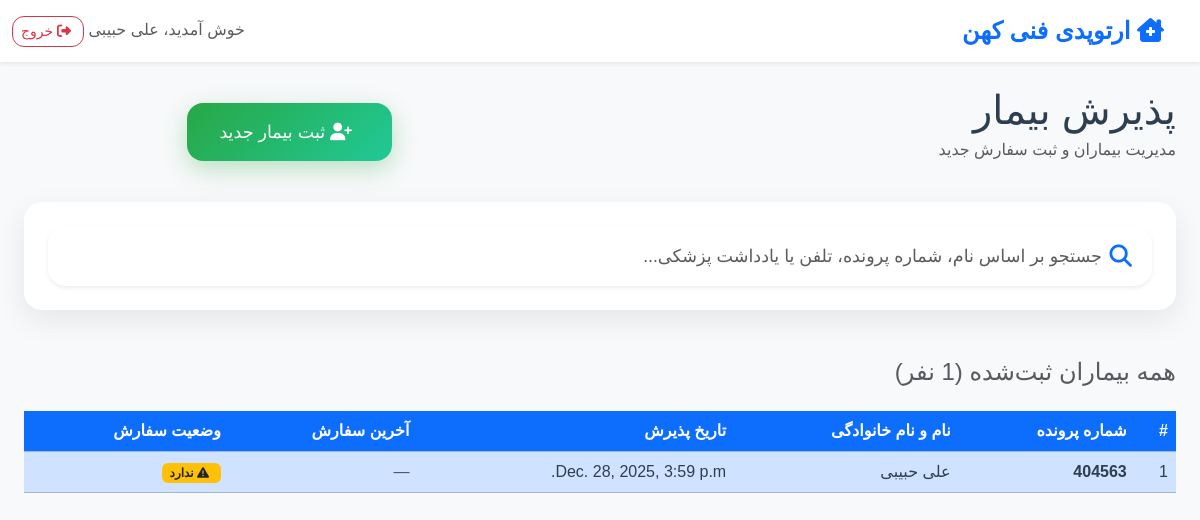
The page /reception/ (signed in) on the database as committed earlier.
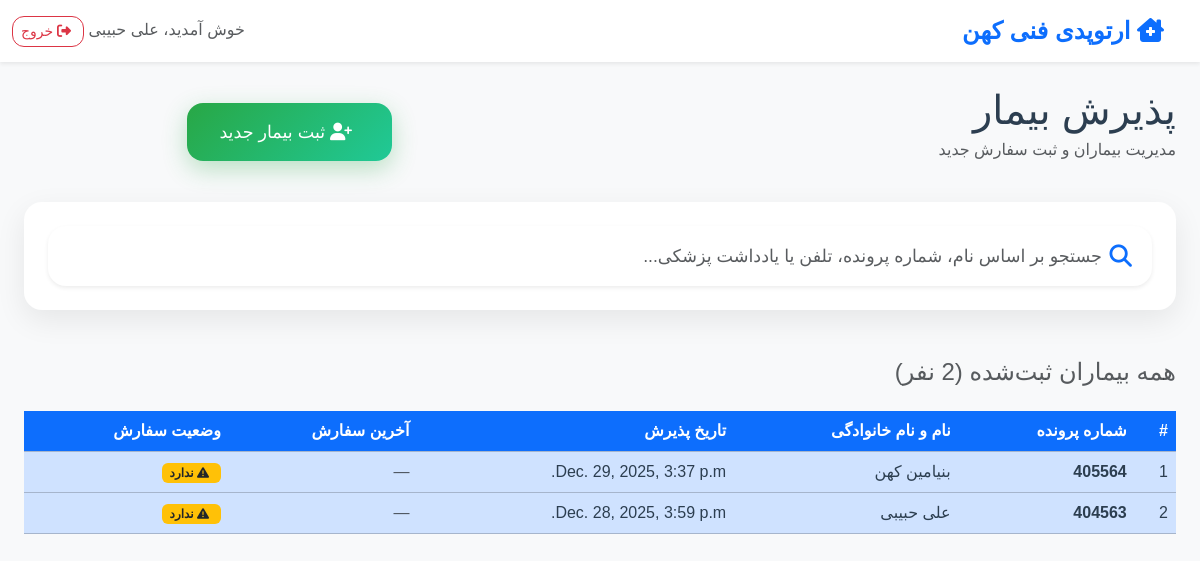
The same page on the database as committed later.
### reception/models.py (models this page shows, shortened)
class Patient(models.Model):
    case_number = models.CharField(max_length=50, unique=True, verbose_name="شماره پرونده")
    full_name = models.CharField(max_length=200, verbose_name="نام و نام خانوادگی")
    phone = models.CharField(max_length=20, blank=True, null=True, verbose_name="تلفن همراه اصلی")
    alternative_phone = models.CharField(max_length=20, blank=True, null=True, verbose_name="تلفن همراه دوم")
    national_id = models.CharField(max_length=10, blank=True, null=True, verbose_name="کد ملی")
    birth_date = models.CharField(max_length=10, blank=True, null=True, verbose_name="تاریخ تولد (شمسی)")
    age = models.PositiveIntegerField(blank=True, null=True, verbose_name="سن")
    gender = models.CharField(max_length=10, choices=[('male', 'مرد'), ('female', 'زن'), ('other', 'سایر')], blank=True, verbose_name="جنسیت")
    foot_size = models.CharField(max_length=10, blank=True, null=True, verbose_name="سایز پا")
    referrer = models.CharField(max_length=200, blank=True, null=True, verbose_name="معرف")
    attached_to = models.ForeignKey('self', on_delete=models.SET_NULL, null=True, blank=True, verbose_name="پیوست به بیمار دیگر")
    visit_reason = models.TextField(blank=True, null=True, verbose_name="علت مراجعه")
    underlying_diseases = models.TextField(blank=True, null=True, verbose_name="بیماری‌های زمینه‌ای")
    orthotic_history = models.TextField(blank=True, null=True, verbose_name="سوابق استفاده از ارتوتیک")
    short_address = models.CharField(max_length=200, blank=True, null=True, verbose_name="آدرس مختصر")
    reception_notes = models.TextField(blank=True, null=True, verbose_name="یادداشت پذیرش")
    photo = models.ImageField(upload_to='patients/photos/', blank=True, null=True, verbose_name="عکس بیمار")
    admission_date = models.DateTimeField(default=timezone.now, verbose_name="تاریخ پذیرش")
    created_at = models.DateTimeField(auto_now_add=True, verbose_name="تاریخ ثبت")
    created_by = models.ForeignKey(User, on_delete=models.SET_NULL, null=True, verbose_name="ثبت شده توسط")
    class Meta:
        verbose_name = "بیمار"
        verbose_name_plural = "بیماران"
        ordering = ['-created_at']

### WorkShop/decorators.py (the view)
        def wrapper(request, *args, **kwargs):
            if not request.user.is_authenticated:
                return redirect('login')
            if request.user.groups.filter(name=group_name).exists():
                return view_func(request, *args, **kwargs)
            return redirect('login')

### reception/templates/reception/dashboard.html (shortened to what this page needs)
{% extends 'base.html' %}
{% load static %}
{% load jformat %}
{% block extra_head %}
<link href="https://cdnjs.cloudflare.com/ajax/libs/font-awesome/6.5.0/css/all.min.css" rel="stylesheet">
{% endblock %}
{% block content %}
<div class="container-fluid mt-4">
    <div class="row mb-4 align-items-center">
        <div class="col-lg-8">
            <h1 class="page-title mb-1">پذیرش بیمار</h1>
            <p class="text-muted">مدیریت بیماران و ثبت سفارش جدید</p>
        </div>
        <div class="col-lg-4 text-lg-end">
            <a href="{% url 'reception:new-patient' %}" class="btn text-white new-patient-btn">
                <i class="fas fa-user-plus me-2"></i>
                ثبت بیمار جدید
            </a>
        </div>
    </div>
    <div class="search-card mb-5">
        <div class="card-body p-4">
            <div class="search-input-group">
                <input type="text" id="live-search" class="form-control form-control-lg shadow-sm"
                    placeholder="جستجو بر اساس نام، شماره پرونده، تلفن یا یادداشت پزشکی..." autocomplete="off"
                    value="{{ search_query|default:'' }}">
                <i class="fas fa-search search-icon"></i>
            </div>
        </div>
    </div>
    <div id="patients-results">
        {% include 'reception/partials/patients_list.html' %}
    </div>
</div>
{% endblock %}

### reception/templates/reception/partials/patients_list.html (shortened to what the changed rows need)
{% load jformat %}
{% if search_query %}
    {% if patients %}
        <h4 class="mb-4 text-muted">نتایج جستجو برای: <strong>"{{ search_query }}"</strong> ({{ patients|length }} بیمار)</h4>
        <div class="row">
            {% for patient in patients %}
            <div class="col-lg-6 col-xl-4 mb-4">
                <div class="patient-card {% if patient.patient_type == 'good' %}patient-card-green{% elif patient.patient_type == 'medium' %}patient-card-yellow{% elif patient.patient_type == 'bad' %}patient-card-red{% endif %}">
                    <div class="patient-header">
                        <h5 class="mb-1 ">{{ patient.full_name }}</h5>
                        <small>شماره پرونده: <strong>{{ patient.case_number }}</strong></small>
                        {% if patient.has_order %}
                            <span class="badge bg-success ms-2">دارای سفارش</span>
                        {% else %}
                            <span class="badge bg-warning ms-2">بدون سفارش</span>
                        {% endif %}
                    </div>
                    <div class="patient-body">
                        <div class="mb-3">
                            <div class="patient-info-item">
                                <i class="fas fa-phone"></i>
                                <span>{{ patient.phone|default:"—" }}</span>
                            </div>
                            <div class="patient-info-item">
                                <i class="fas fa-venus-mars"></i>
                                <span>{{ patient.age|default:"—" }} سال / {{ patient.get_gender_display|default:"—" }}</span>
                            </div>
                            <div class="patient-info-item">
                                <i class="fas fa-calendar-alt"></i>
                                <span>پذیرش: {{ patient.created_at|jformat:"%Y/%m/%d" }}</span>
                            </div>
                            {% if patient.last_order_date %}
                            <div class="patient-info-item">
                                <i class="fas fa-clipboard-check"></i>
                                <span>آخرین سفارش: {{ patient.last_order_date|jformat:"%Y/%m/%d" }}</span>
                            </div>
                            {% endif %}
                        </div>
                        <div class="text-end">
                            <a href="{% url 'reception:patient-detail' patient.id %}" class="btn text-white action-btn-card">
                                <i class="fas fa-eye me-2"></i>
                                جزئیات بیمار
                            </a>
                        </div>
                    </div>
                </div>
            </div>
            {% empty %}
            <div class="col-12">
                <div class="no-results py-5">
                    <i class="fas fa-search fa-4x text-muted mb-4"></i>
                    <h4 class="text-muted">بیماری یافت نشد</h4>
                </div>
            </div>
            {% endfor %}
        </div>
    {% else %}
        <div class="no-results py-5">
            <i class="fas fa-search fa-4x text-muted mb-4"></i>
            <h4 class="text-muted">هیچ نتیجه‌ای یافت نشد</h4>
        </div>
    {% endif %}
{% else %}
    <div class="patients-table">
        <table class="table table-hover mb-0 align-middle table-primary">
            <thead>
                <tr>
                    <th>#</th>
                    <th>شماره پرونده</th>
                    <th>نام و نام خانوادگی</th>
                    <th>تاریخ پذیرش</th>
                    <th>آخرین سفارش</th>
                    <th>وضعیت سفارش</th>
                </tr>
            </thead>
            <tbody>
                {% for patient in patients %}
                <tr onclick="window.location='{% url 'reception:patient-detail' patient.id %}'"
                    class="{% if patient.patient_type == 'good' %}patient-row-green{% elif patient.patient_type == 'medium' %}patient-row-yellow{% elif patient.patient_type == 'bad' %}patient-row-red{% endif %}"
                    style="cursor: pointer;">
                    <td>{{ forloop.counter0|add:patients.start_index }}</td>
                    <td><strong>{{ patient.case_number }}</strong></td>
                    <td>{{ patient.full_name }}</td>
                    <td>{{ patient.created_at|jformat:"%Y/%m/%d" }}</td>
                    <td>
                        {% if patient.last_order_date %}
                            {{ patient.last_order_date|jformat:"%Y/%m/%d" }}
                        {% else %}
                            <span class="text-muted">—</span>
                        {% endif %}
                    </td>
                    <td>
                        {% if patient.has_order %}
                            <span class="badge bg-success">
                                <i class="fas fa-check-circle me-1"></i>
                                دارد
                            </span>
                        {% else %}
                            <span class="badge bg-warning text-dark">
                                <i class="fas fa-exclamation-triangle me-1"></i>
                                ندارد
                            </span>
                        {% endif %}
                    </td>
                </tr>
                {% endfor %}
            </tbody>
        </table>
    </div>
{% endif %}

Rows that differ between the two databases and show on the page:
added Patient: case_number "405564", full_name "بنیامین کهن", created_at|jformat "Dec. 29, 2025, 3:37 p.m.", shows "ندارد"
